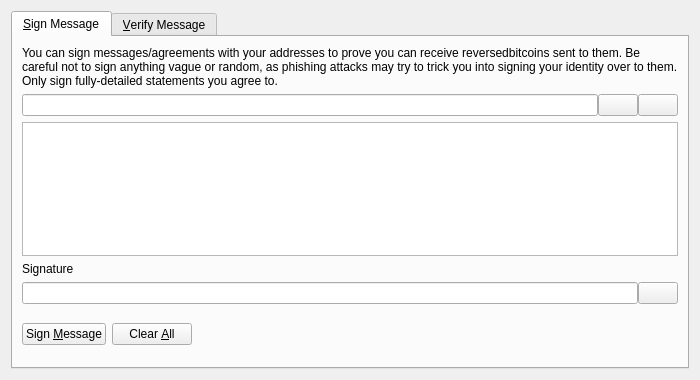
<?xml version="1.0" encoding="UTF-8"?>
<ui version="4.0">
 <class>SignVerifyMessageDialog</class>
 <widget class="QDialog" name="SignVerifyMessageDialog">
  <property name="geometry">
   <rect>
    <x>0</x>
    <y>0</y>
    <width>700</width>
    <height>380</height>
   </rect>
  </property>
  <property name="windowTitle">
   <string>Signatures - Sign / Verify a Message</string>
  </property>
  <property name="modal">
   <bool>true</bool>
  </property>
  <layout class="QVBoxLayout" name="verticalLayout">
   <item>
    <widget class="QTabWidget" name="tabWidget">
     <property name="currentIndex">
      <number>0</number>
     </property>
     <widget class="QWidget" name="tabSignMessage">
      <attribute name="title">
       <string>&amp;Sign Message</string>
      </attribute>
      <layout class="QVBoxLayout" name="verticalLayout_SM">
       <item>
        <widget class="QLabel" name="infoLabel_SM">
         <property name="text">
          <string>You can sign messages/agreements with your addresses to prove you can receive reversedbitcoins sent to them. Be careful not to sign anything vague or random, as phishing attacks may try to trick you into signing your identity over to them. Only sign fully-detailed statements you agree to.</string>
         </property>
         <property name="textFormat">
          <enum>Qt::PlainText</enum>
         </property>
         <property name="wordWrap">
          <bool>true</bool>
         </property>
        </widget>
       </item>
       <item>
        <layout class="QHBoxLayout" name="horizontalLayout_1_SM">
         <property name="spacing">
          <number>0</number>
         </property>
         <item>
          <widget class="QValidatedLineEdit" name="addressIn_SM">
           <property name="toolTip">
            <string>ReversedBitcoin address to sign the message with</string>
           </property>
          </widget>
         </item>
         <item>
          <widget class="QPushButton" name="addressBookButton_SM">
           <property name="toolTip">
            <string>Choose previously used address</string>
           </property>
           <property name="text">
            <string/>
           </property>
           <property name="icon">
            <iconset resource="../bitcoin.qrc">
             <normaloff>:/icons/address-book</normaloff>:/icons/address-book</iconset>
           </property>
           <property name="shortcut">
            <string>Alt+A</string>
           </property>
           <property name="autoDefault">
            <bool>false</bool>
           </property>
          </widget>
         </item>
         <item>
          <widget class="QPushButton" name="pasteButton_SM">
           <property name="toolTip">
            <string>Paste address from clipboard</string>
           </property>
           <property name="text">
            <string/>
           </property>
           <property name="icon">
            <iconset resource="../bitcoin.qrc">
             <normaloff>:/icons/editpaste</normaloff>:/icons/editpaste</iconset>
           </property>
           <property name="shortcut">
            <string>Alt+P</string>
           </property>
           <property name="autoDefault">
            <bool>false</bool>
           </property>
          </widget>
         </item>
        </layout>
       </item>
       <item>
        <widget class="QPlainTextEdit" name="messageIn_SM">
         <property name="toolTip">
          <string>Enter the message you want to sign here</string>
         </property>
        </widget>
       </item>
       <item>
        <widget class="QLabel" name="signatureLabel_SM">
         <property name="text">
          <string>Signature</string>
         </property>
         <property name="textFormat">
          <enum>Qt::PlainText</enum>
         </property>
        </widget>
       </item>
       <item>
        <layout class="QHBoxLayout" name="horizontalLayout_2_SM">
         <property name="spacing">
          <number>0</number>
         </property>
         <item>
          <widget class="QLineEdit" name="signatureOut_SM">
           <property name="font">
            <font>
             <italic>true</italic>
            </font>
           </property>
           <property name="readOnly">
            <bool>true</bool>
           </property>
          </widget>
         </item>
         <item>
          <widget class="QPushButton" name="copySignatureButton_SM">
           <property name="toolTip">
            <string>Copy the current signature to the system clipboard</string>
           </property>
           <property name="text">
            <string/>
           </property>
           <property name="icon">
            <iconset resource="../bitcoin.qrc">
             <normaloff>:/icons/editcopy</normaloff>:/icons/editcopy</iconset>
           </property>
           <property name="autoDefault">
            <bool>false</bool>
           </property>
          </widget>
         </item>
        </layout>
       </item>
       <item>
        <layout class="QHBoxLayout" name="horizontalLayout_3_SM">
         <item>
          <widget class="QPushButton" name="signMessageButton_SM">
           <property name="toolTip">
            <string>Sign the message to prove you own this ReversedBitcoin address</string>
           </property>
           <property name="text">
            <string>Sign &amp;Message</string>
           </property>
           <property name="icon">
            <iconset resource="../bitcoin.qrc">
             <normaloff>:/icons/edit</normaloff>:/icons/edit</iconset>
           </property>
           <property name="autoDefault">
            <bool>false</bool>
           </property>
          </widget>
         </item>
         <item>
          <widget class="QPushButton" name="clearButton_SM">
           <property name="toolTip">
            <string>Reset all sign message fields</string>
           </property>
           <property name="text">
            <string>Clear &amp;All</string>
           </property>
           <property name="icon">
            <iconset resource="../bitcoin.qrc">
             <normaloff>:/icons/remove</normaloff>:/icons/remove</iconset>
           </property>
           <property name="autoDefault">
            <bool>false</bool>
           </property>
          </widget>
         </item>
         <item>
          <spacer name="horizontalSpacer_1_SM">
           <property name="orientation">
            <enum>Qt::Horizontal</enum>
           </property>
           <property name="sizeHint" stdset="0">
            <size>
             <width>40</width>
             <height>48</height>
            </size>
           </property>
          </spacer>
         </item>
         <item>
          <widget class="QLabel" name="statusLabel_SM">
           <property name="font">
            <font>
             <weight>75</weight>
             <bold>true</bold>
            </font>
           </property>
           <property name="text">
            <string/>
           </property>
           <property name="wordWrap">
            <bool>true</bool>
           </property>
          </widget>
         </item>
         <item>
          <spacer name="horizontalSpacer_2_SM">
           <property name="orientation">
            <enum>Qt::Horizontal</enum>
           </property>
           <property name="sizeHint" stdset="0">
            <size>
             <width>40</width>
             <height>48</height>
            </size>
           </property>
          </spacer>
         </item>
        </layout>
       </item>
      </layout>
     </widget>
     <widget class="QWidget" name="tabVerifyMessage">
      <attribute name="title">
       <string>&amp;Verify Message</string>
      </attribute>
      <layout class="QVBoxLayout" name="verticalLayout_VM">
       <item>
        <widget class="QLabel" name="infoLabel_VM">
         <property name="text">
          <string>Enter the receiver's address, message (ensure you copy line breaks, spaces, tabs, etc. exactly) and signature below to verify the message. Be careful not to read more into the signature than what is in the signed message itself, to avoid being tricked by a man-in-the-middle attack. Note that this only proves the signing party receives with the address, it cannot prove sendership of any transaction!</string>
         </property>
         <property name="textFormat">
          <enum>Qt::PlainText</enum>
         </property>
         <property name="alignment">
          <set>Qt::AlignLeading|Qt::AlignLeft|Qt::AlignTop</set>
         </property>
         <property name="wordWrap">
          <bool>true</bool>
         </property>
        </widget>
       </item>
       <item>
        <layout class="QHBoxLayout" name="horizontalLayout_1_VM">
         <property name="spacing">
          <number>0</number>
         </property>
         <item>
          <widget class="QValidatedLineEdit" name="addressIn_VM">
           <property name="toolTip">
            <string>ReversedBitcoin address the message was signed with</string>
           </property>
          </widget>
         </item>
         <item>
          <widget class="QPushButton" name="addressBookButton_VM">
           <property name="toolTip">
            <string>Choose previously used address</string>
           </property>
           <property name="text">
            <string/>
           </property>
           <property name="icon">
            <iconset resource="../bitcoin.qrc">
             <normaloff>:/icons/address-book</normaloff>:/icons/address-book</iconset>
           </property>
           <property name="shortcut">
            <string>Alt+A</string>
           </property>
           <property name="autoDefault">
            <bool>false</bool>
           </property>
          </widget>
         </item>
        </layout>
       </item>
       <item>
        <widget class="QPlainTextEdit" name="messageIn_VM"/>
       </item>
       <item>
        <widget class="QValidatedLineEdit" name="signatureIn_VM"/>
       </item>
       <item>
        <layout class="QHBoxLayout" name="horizontalLayout_2_VM">
         <item>
          <widget class="QPushButton" name="verifyMessageButton_VM">
           <property name="toolTip">
            <string>Verify the message to ensure it was signed with the specified ReversedBitcoin address</string>
           </property>
           <property name="text">
            <string>Verify &amp;Message</string>
           </property>
           <property name="icon">
            <iconset resource="../bitcoin.qrc">
             <normaloff>:/icons/transaction_0</normaloff>:/icons/transaction_0</iconset>
           </property>
           <property name="autoDefault">
            <bool>false</bool>
           </property>
          </widget>
         </item>
         <item>
          <widget class="QPushButton" name="clearButton_VM">
           <property name="toolTip">
            <string>Reset all verify message fields</string>
           </property>
           <property name="text">
            <string>Clear &amp;All</string>
           </property>
           <property name="icon">
            <iconset resource="../bitcoin.qrc">
             <normaloff>:/icons/remove</normaloff>:/icons/remove</iconset>
           </property>
           <property name="autoDefault">
            <bool>false</bool>
           </property>
          </widget>
         </item>
         <item>
          <spacer name="horizontalSpacer_1_VM">
           <property name="orientation">
            <enum>Qt::Horizontal</enum>
           </property>
           <property name="sizeHint" stdset="0">
            <size>
             <width>40</width>
             <height>48</height>
            </size>
           </property>
          </spacer>
         </item>
         <item>
          <widget class="QLabel" name="statusLabel_VM">
           <property name="font">
            <font>
             <weight>75</weight>
             <bold>true</bold>
            </font>
           </property>
           <property name="text">
            <string/>
           </property>
           <property name="wordWrap">
            <bool>true</bool>
           </property>
          </widget>
         </item>
         <item>
          <spacer name="horizontalSpacer_2_VM">
           <property name="orientation">
            <enum>Qt::Horizontal</enum>
           </property>
           <property name="sizeHint" stdset="0">
            <size>
             <width>40</width>
             <height>48</height>
            </size>
           </property>
          </spacer>
         </item>
        </layout>
       </item>
      </layout>
     </widget>
    </widget>
   </item>
  </layout>
 </widget>
 <customwidgets>
  <customwidget>
   <class>QValidatedLineEdit</class>
   <extends>QLineEdit</extends>
   <header>qt/qvalidatedlineedit.h</header>
  </customwidget>
 </customwidgets>
 <resources>
  <include location="../bitcoin.qrc"/>
 </resources>
 <connections/>
</ui>
